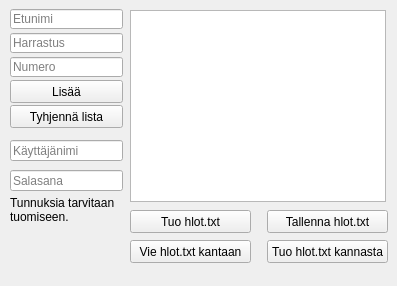
<?xml version="1.0" encoding="UTF-8"?>
<ui version="4.0">
 <class>MainWindow</class>
 <widget class="QMainWindow" name="MainWindow">
  <property name="geometry">
   <rect>
    <x>0</x>
    <y>0</y>
    <width>397</width>
    <height>286</height>
   </rect>
  </property>
  <property name="sizePolicy">
   <sizepolicy hsizetype="Ignored" vsizetype="Ignored">
    <horstretch>0</horstretch>
    <verstretch>0</verstretch>
   </sizepolicy>
  </property>
  <property name="minimumSize">
   <size>
    <width>397</width>
    <height>286</height>
   </size>
  </property>
  <property name="maximumSize">
   <size>
    <width>397</width>
    <height>286</height>
   </size>
  </property>
  <property name="windowTitle">
   <string>Henkilökanta</string>
  </property>
  <widget class="QWidget" name="centralWidget">
   <widget class="QPushButton" name="tallenna">
    <property name="geometry">
     <rect>
      <x>267</x>
      <y>210</y>
      <width>121</width>
      <height>23</height>
     </rect>
    </property>
    <property name="text">
     <string>Tallenna hlot.txt</string>
    </property>
   </widget>
   <widget class="QPushButton" name="lisaa_tauluun">
    <property name="geometry">
     <rect>
      <x>10</x>
      <y>80</y>
      <width>113</width>
      <height>23</height>
     </rect>
    </property>
    <property name="text">
     <string>Lisää</string>
    </property>
   </widget>
   <widget class="QListWidget" name="listWidget">
    <property name="geometry">
     <rect>
      <x>130</x>
      <y>10</y>
      <width>256</width>
      <height>192</height>
     </rect>
    </property>
   </widget>
   <widget class="QLineEdit" name="nimi">
    <property name="geometry">
     <rect>
      <x>10</x>
      <y>9</y>
      <width>113</width>
      <height>20</height>
     </rect>
    </property>
    <property name="placeholderText">
     <string>Etunimi</string>
    </property>
   </widget>
   <widget class="QPushButton" name="tuo">
    <property name="geometry">
     <rect>
      <x>130</x>
      <y>210</y>
      <width>121</width>
      <height>23</height>
     </rect>
    </property>
    <property name="text">
     <string>Tuo hlot.txt</string>
    </property>
   </widget>
   <widget class="QLineEdit" name="harrastus">
    <property name="geometry">
     <rect>
      <x>10</x>
      <y>33</y>
      <width>113</width>
      <height>20</height>
     </rect>
    </property>
    <property name="placeholderText">
     <string>Harrastus</string>
    </property>
   </widget>
   <widget class="QLineEdit" name="nro">
    <property name="geometry">
     <rect>
      <x>10</x>
      <y>57</y>
      <width>113</width>
      <height>20</height>
     </rect>
    </property>
    <property name="placeholderText">
     <string>Numero</string>
    </property>
   </widget>
   <widget class="QPushButton" name="tuo_kanta">
    <property name="geometry">
     <rect>
      <x>267</x>
      <y>240</y>
      <width>121</width>
      <height>23</height>
     </rect>
    </property>
    <property name="text">
     <string>Tuo hlot.txt kannasta</string>
    </property>
   </widget>
   <widget class="QPushButton" name="tallenna_kantaan">
    <property name="geometry">
     <rect>
      <x>130</x>
      <y>240</y>
      <width>121</width>
      <height>23</height>
     </rect>
    </property>
    <property name="text">
     <string>Vie hlot.txt kantaan</string>
    </property>
   </widget>
   <widget class="QPushButton" name="tyhjenna_lista">
    <property name="geometry">
     <rect>
      <x>10</x>
      <y>105</y>
      <width>113</width>
      <height>23</height>
     </rect>
    </property>
    <property name="text">
     <string>Tyhjennä lista</string>
    </property>
   </widget>
   <widget class="QLineEdit" name="tunnus">
    <property name="geometry">
     <rect>
      <x>10</x>
      <y>140</y>
      <width>113</width>
      <height>21</height>
     </rect>
    </property>
    <property name="placeholderText">
     <string>Käyttäjänimi</string>
    </property>
   </widget>
   <widget class="QLineEdit" name="salasana">
    <property name="geometry">
     <rect>
      <x>10</x>
      <y>170</y>
      <width>113</width>
      <height>21</height>
     </rect>
    </property>
    <property name="echoMode">
     <enum>QLineEdit::Password</enum>
    </property>
    <property name="placeholderText">
     <string>Salasana</string>
    </property>
   </widget>
   <widget class="QLabel" name="label">
    <property name="geometry">
     <rect>
      <x>10</x>
      <y>190</y>
      <width>141</width>
      <height>41</height>
     </rect>
    </property>
    <property name="text">
     <string>&lt;html&gt;&lt;head/&gt;&lt;body&gt;&lt;p&gt;Tunnuksia tarvitaan&lt;br&gt;tuomiseen.&lt;/p&gt;&lt;/body&gt;&lt;/html&gt;</string>
    </property>
    <property name="textFormat">
     <enum>Qt::RichText</enum>
    </property>
    <property name="indent">
     <number>-1</number>
    </property>
   </widget>
  </widget>
  <widget class="QMenuBar" name="menuBar">
   <property name="geometry">
    <rect>
     <x>0</x>
     <y>0</y>
     <width>397</width>
     <height>20</height>
    </rect>
   </property>
  </widget>
 </widget>
 <layoutdefault spacing="6" margin="11"/>
 <resources/>
 <connections/>
</ui>
